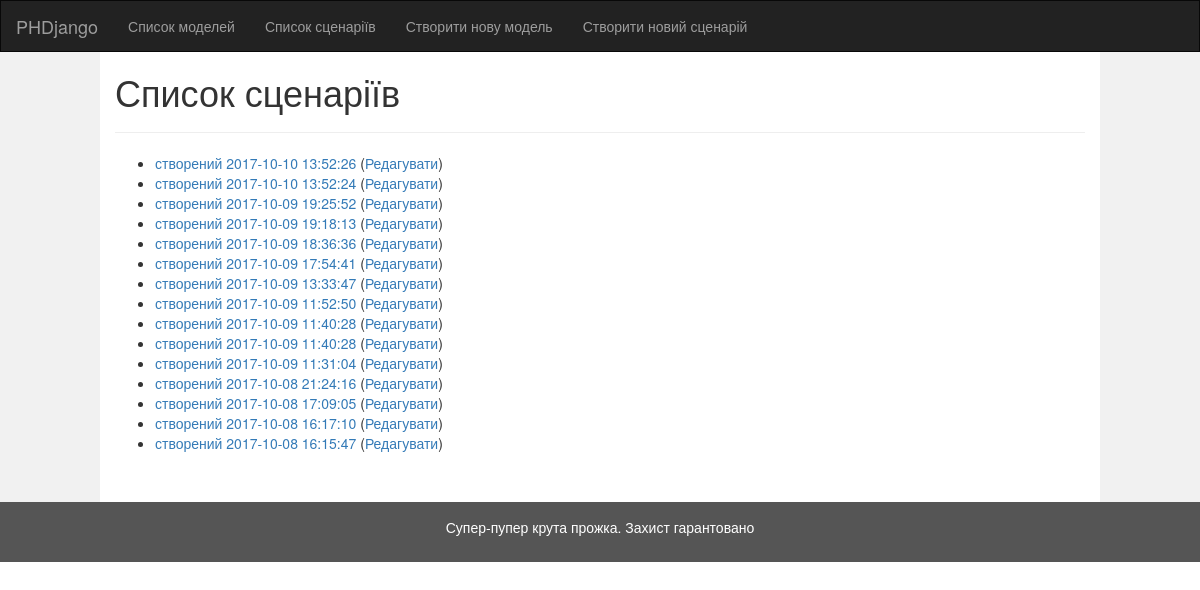
Before: /models/model-run-config/ with the older database file.
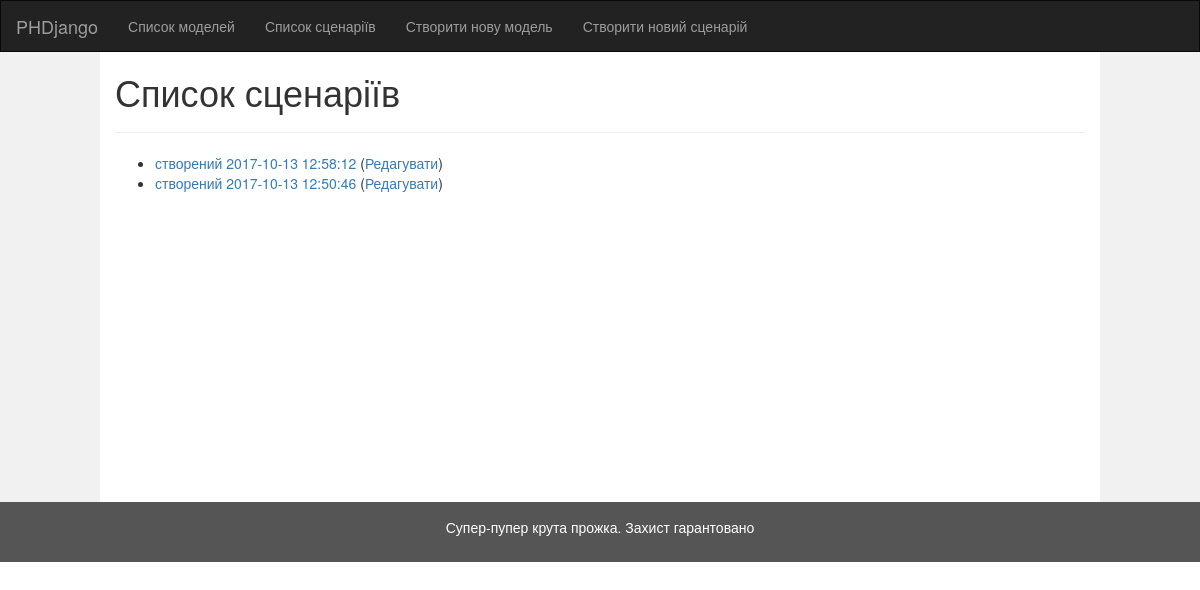
After: the same page with the newer database file.
### models/models.py (models this page shows)
class ModelRunConfiguration(models.Model):
    title = models.CharField(null=True, max_length=1024)
    created_at = models.DateTimeField(auto_now_add=True, null = True)
    iterations = models.IntegerField("Кількість ітерацій", default = 10)
    initial_money = models.FloatField("Початковий обсяг грошової маси", default = 100000)
    household_birth = models.IntegerField("Приріст чисельності домогосподарств", default = 10)
    firm_birth = models.IntegerField("Рівень появи нових фірм", default = 0)
    money_growth = models.FloatField("Приріст грошової маси", default = 2000)
    raw_firm_config = models.ForeignKey(FirmRunConfiguration, related_name="RawFirm", null=True)
    capital_firm_config = models.ForeignKey(FirmRunConfiguration, related_name="CapitalFirm", null=True)
    production_firm_config = models.ForeignKey(FirmRunConfiguration, related_name="ProductionFirm", null=True)
    household_config = models.ForeignKey(HouseholdRunConfiguration, related_name="Household", null=True)
    government_config = models.ForeignKey(GovernmentRunConfiguration, related_name="Government", null=True)
    outside_world_config = models.ForeignKey(OutsideWorldRunConfiguration, related_name="OutsideWorld", null=True)
    def natural_key(self):
        return (self.title, self.created_at, self.iterations, self.initial_money, self.household_birth, self.firm_birth,
                self.money_growth,) + self.raw_firm_config.natural_key() + self.capital_firm_config.natural_key() + \
               self.production_firm_config.natural_key() + self.household_config.natural_key() + self.government_config.natural_key() + \
               self.outside_world_config.natural_key()
    natural_key.dependencies = ['phdjango.FirmRunConfiguration', 'phdjango.HouseholdRunConfiguration',
                                'phdjango.GovernmentRunConfiguration', 'phdjango.OutsideWorldRunConfiguration']
    def __str__(self):
        return "Сценарій " + str(
            self.title) if self.title is not None else "" + " створений " + self.created_at.strftime("%Y-%m-%d %H:%M:%S")

### models/run_config_views.py (the view)
class RunConfIndexView(generic.ListView):
    template_name = 'models/run-conf-index.html'
    context_object_name = 'latest_run_conf_list'
    def get_queryset(self):
        return ModelRunConfiguration.objects.order_by('-created_at')

### models/templates/models/run-conf-index.html
{% extends 'models/base.html' %}
{% block title %}Список сценаріїв{% endblock %}
{% block content %}
    {% if latest_run_conf_list %}
        <ul>
            {% for model in latest_run_conf_list %}
                <li>
                    <a href="{% url 'models:model-run-config-detail' model.id %}">{{ model }}</a>
                    (<a href="{% url 'models:model-run-config-edit-basic' model.id %}">Редагувати</a>)
                </li>
            {% endfor %}
        </ul>
    {% else %}
        <p>Сценаріїв поки не створено.</p>
    {% endif %}
{% endblock %}

### models/templates/models/base.html (shortened to what this page needs)
<!DOCTYPE html>
<html lang="en">
<head>
    <link rel="stylesheet" href="https://maxcdn.bootstrapcdn.com/bootstrap/3.3.7/css/bootstrap.min.css">
</head>
<body>
<nav class="navbar navbar-inverse">
    <div class="container-fluid">
        <div class="navbar-header">
            <a class="navbar-brand" href="#">PHDjango</a>
        </div>
        <div class="collapse navbar-collapse" id="myNavbar">
            <ul class="nav navbar-nav">
                <li><a href="{% url 'models:model-config-index' %}">Список моделей</a></li>
                <li><a href="{% url 'models:model-run-config-index' %}">Список сценаріїв</a></li>
                <li><a href="{% url 'models:model-config-create' %}">Створити нову модель</a></li>
                <li><a href="{% url 'models:model-run-config-create' %}">Створити новий сценарій</a></li>
            </ul>
        </div>
    </div>
</nav>
<div class="container-fluid text-center">
    <div class="row content">
        <div class="col-sm-1 sidenav">
        </div>
        <div class="col-sm-10 text-left">
            <h1>{% block title %}{% endblock %}</h1>
            <hr>
            {% block content %}(no content){% endblock %}
        </div>
        <div class="col-sm-1 sidenav">
        </div>
    </div>
</div>
<footer class="container-fluid text-center">
    <p>Супер-пупер крута прожка. Захист гарантовано</p>
</footer>
</body>
</html>

### models/templates/models/base.html (style rules this page uses)
.navbar { margin-bottom: 0; border-radius: 0; }
.row.content { height: 450px }
.sidenav { padding-top: 20px; background-color: #f1f1f1; height: 100%; }
footer { background-color: #555; color: white; padding: 15px; }
.text-left { margin-bottom: 20px; }

Changed rows visible on the page:
removed ModelRunConfiguration: title+created_at "створений 2017-10-10 13:52:26"
removed ModelRunConfiguration: title+created_at "створений 2017-10-10 13:52:24"
removed ModelRunConfiguration: title+created_at "створений 2017-10-09 19:25:52"
removed ModelRunConfiguration: title+created_at "створений 2017-10-09 19:18:13"
removed ModelRunConfiguration: title+created_at "створений 2017-10-09 18:36:36"
removed ModelRunConfiguration: title+created_at "створений 2017-10-09 17:54:41"
removed ModelRunConfiguration: title+created_at "створений 2017-10-09 13:33:47"
removed ModelRunConfiguration: title+created_at "створений 2017-10-09 11:52:50"
removed ModelRunConfiguration: title+created_at "створений 2017-10-09 11:40:28"
removed ModelRunConfiguration: title+created_at "створений 2017-10-09 11:40:28"
removed ModelRunConfiguration: title+created_at "створений 2017-10-09 11:31:04"
removed ModelRunConfiguration: title+created_at "створений 2017-10-08 21:24:16"
removed ModelRunConfiguration: title+created_at "створений 2017-10-08 17:09:05"
changed ModelRunConfiguration: title+created_at "створений 2017-10-08 16:17:10" → "створений 2017-10-13 12:58:12"
changed ModelRunConfiguration: title+created_at "створений 2017-10-08 16:15:47" → "створений 2017-10-13 12:50:46"
